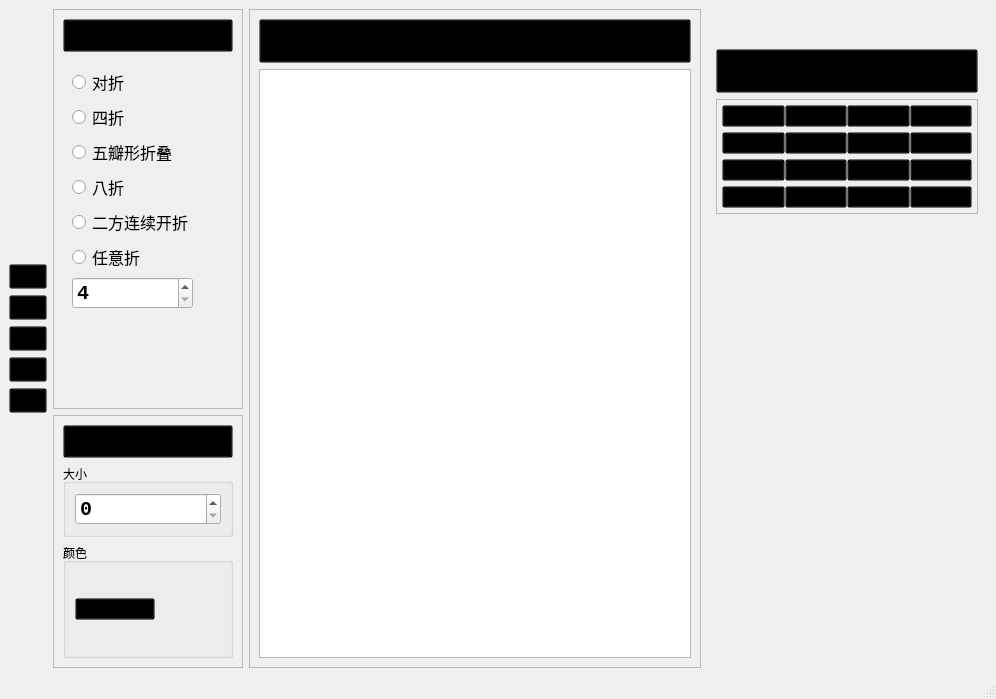
<?xml version="1.0" encoding="UTF-8"?>
<ui version="4.0">
 <class>MainWindow</class>
 <widget class="QMainWindow" name="MainWindow">
  <property name="geometry">
   <rect>
    <x>0</x>
    <y>0</y>
    <width>996</width>
    <height>690</height>
   </rect>
  </property>
  <property name="windowTitle">
   <string>MainWindow</string>
  </property>
  <widget class="QWidget" name="centralwidget">
   <layout class="QHBoxLayout" name="horizontalLayout">
    <item>
     <layout class="QVBoxLayout" name="verticalLayout">
      <property name="sizeConstraint">
       <enum>QLayout::SetMinimumSize</enum>
      </property>
      <item>
       <spacer name="verticalSpacer">
        <property name="orientation">
         <enum>Qt::Vertical</enum>
        </property>
        <property name="sizeHint" stdset="0">
         <size>
          <width>20</width>
          <height>40</height>
         </size>
        </property>
       </spacer>
      </item>
      <item>
       <widget class="QToolButton" name="toolButton">
        <property name="sizePolicy">
         <sizepolicy hsizetype="Fixed" vsizetype="Fixed">
          <horstretch>0</horstretch>
          <verstretch>0</verstretch>
         </sizepolicy>
        </property>
        <property name="cursor">
         <cursorShape>PointingHandCursor</cursorShape>
        </property>
        <property name="styleSheet">
         <string notr="true">background-color: transparent;</string>
        </property>
        <property name="text">
         <string>文件</string>
        </property>
        <property name="icon">
         <iconset>
          <normaloff>E:/ENTERTAIN/Picture/icon/file.png</normaloff>
          <selectedon>E:/ENTERTAIN/Picture/icon/file_s.png</selectedon>E:/ENTERTAIN/Picture/icon/file.png</iconset>
        </property>
        <property name="iconSize">
         <size>
          <width>48</width>
          <height>48</height>
         </size>
        </property>
        <property name="checkable">
         <bool>false</bool>
        </property>
        <property name="toolButtonStyle">
         <enum>Qt::ToolButtonTextUnderIcon</enum>
        </property>
        <property name="arrowType">
         <enum>Qt::NoArrow</enum>
        </property>
       </widget>
      </item>
      <item>
       <widget class="QToolButton" name="toolButton_2">
        <property name="cursor">
         <cursorShape>PointingHandCursor</cursorShape>
        </property>
        <property name="styleSheet">
         <string notr="true">background-color: transparent;</string>
        </property>
        <property name="text">
         <string>创作</string>
        </property>
        <property name="icon">
         <iconset>
          <normaloff>E:/ENTERTAIN/Picture/icon/create_s.png</normaloff>E:/ENTERTAIN/Picture/icon/create_s.png</iconset>
        </property>
        <property name="iconSize">
         <size>
          <width>48</width>
          <height>48</height>
         </size>
        </property>
        <property name="checkable">
         <bool>false</bool>
        </property>
        <property name="toolButtonStyle">
         <enum>Qt::ToolButtonTextUnderIcon</enum>
        </property>
       </widget>
      </item>
      <item>
       <widget class="QToolButton" name="simulateBtn">
        <property name="cursor">
         <cursorShape>PointingHandCursor</cursorShape>
        </property>
        <property name="styleSheet">
         <string notr="true">background-color: transparent;</string>
        </property>
        <property name="text">
         <string>仿真</string>
        </property>
        <property name="icon">
         <iconset>
          <normaloff>E:/ENTERTAIN/Picture/icon/sim.png</normaloff>E:/ENTERTAIN/Picture/icon/sim.png</iconset>
        </property>
        <property name="iconSize">
         <size>
          <width>48</width>
          <height>48</height>
         </size>
        </property>
        <property name="checkable">
         <bool>false</bool>
        </property>
        <property name="toolButtonStyle">
         <enum>Qt::ToolButtonTextUnderIcon</enum>
        </property>
       </widget>
      </item>
      <item>
       <widget class="QToolButton" name="uploadBtn">
        <property name="cursor">
         <cursorShape>PointingHandCursor</cursorShape>
        </property>
        <property name="styleSheet">
         <string notr="true">background-color: transparent;</string>
        </property>
        <property name="text">
         <string>导出</string>
        </property>
        <property name="icon">
         <iconset>
          <normaloff>E:/ENTERTAIN/Picture/icon/out.png</normaloff>
          <activeon>E:/ENTERTAIN/Picture/icon/out_s.png</activeon>
          <selectedon>E:/ENTERTAIN/Picture/icon/out_s.png</selectedon>E:/ENTERTAIN/Picture/icon/out.png</iconset>
        </property>
        <property name="iconSize">
         <size>
          <width>48</width>
          <height>48</height>
         </size>
        </property>
        <property name="checkable">
         <bool>false</bool>
        </property>
        <property name="toolButtonStyle">
         <enum>Qt::ToolButtonTextUnderIcon</enum>
        </property>
       </widget>
      </item>
      <item>
       <widget class="QToolButton" name="toolButton_5">
        <property name="cursor">
         <cursorShape>PointingHandCursor</cursorShape>
        </property>
        <property name="styleSheet">
         <string notr="true">background-color: transparent;</string>
        </property>
        <property name="text">
         <string>帮助</string>
        </property>
        <property name="icon">
         <iconset>
          <normaloff>E:/ENTERTAIN/Picture/icon/help.png</normaloff>
          <activeon>E:/ENTERTAIN/Picture/icon/help_s.png</activeon>
          <selectedon>E:/ENTERTAIN/Picture/icon/help_s.png</selectedon>E:/ENTERTAIN/Picture/icon/help.png</iconset>
        </property>
        <property name="iconSize">
         <size>
          <width>48</width>
          <height>48</height>
         </size>
        </property>
        <property name="checkable">
         <bool>false</bool>
        </property>
        <property name="toolButtonStyle">
         <enum>Qt::ToolButtonTextUnderIcon</enum>
        </property>
       </widget>
      </item>
      <item>
       <spacer name="verticalSpacer_2">
        <property name="orientation">
         <enum>Qt::Vertical</enum>
        </property>
        <property name="sizeHint" stdset="0">
         <size>
          <width>20</width>
          <height>40</height>
         </size>
        </property>
       </spacer>
      </item>
     </layout>
    </item>
    <item>
     <layout class="QVBoxLayout" name="verticalLayout_2">
      <item>
       <widget class="QFrame" name="frame">
        <property name="styleSheet">
         <string notr="true"/>
        </property>
        <property name="frameShape">
         <enum>QFrame::StyledPanel</enum>
        </property>
        <property name="frameShadow">
         <enum>QFrame::Sunken</enum>
        </property>
        <property name="lineWidth">
         <number>10</number>
        </property>
        <property name="midLineWidth">
         <number>5</number>
        </property>
        <layout class="QVBoxLayout" name="verticalLayout_3">
         <item>
          <widget class="QPushButton" name="pushButton">
           <property name="font">
            <font>
             <family>微软雅黑</family>
             <pointsize>13</pointsize>
            </font>
           </property>
           <property name="styleSheet">
            <string notr="true">QPushButton{background-color:transparent;}</string>
           </property>
           <property name="text">
            <string>折叠方式</string>
           </property>
           <property name="icon">
            <iconset>
             <normaloff>:/icon/E:/ENTERTAIN/Picture/icon/fold_mode.png</normaloff>:/icon/E:/ENTERTAIN/Picture/icon/fold_mode.png</iconset>
           </property>
           <property name="iconSize">
            <size>
             <width>30</width>
             <height>30</height>
            </size>
           </property>
           <property name="autoDefault">
            <bool>false</bool>
           </property>
           <property name="default">
            <bool>false</bool>
           </property>
          </widget>
         </item>
         <item>
          <widget class="QFrame" name="frame_4">
           <property name="styleSheet">
            <string notr="true"/>
           </property>
           <property name="frameShape">
            <enum>QFrame::NoFrame</enum>
           </property>
           <property name="frameShadow">
            <enum>QFrame::Plain</enum>
           </property>
           <property name="lineWidth">
            <number>2</number>
           </property>
           <layout class="QVBoxLayout" name="verticalLayout_5">
            <property name="spacing">
             <number>5</number>
            </property>
            <property name="sizeConstraint">
             <enum>QLayout::SetFixedSize</enum>
            </property>
            <property name="bottomMargin">
             <number>90</number>
            </property>
            <item>
             <widget class="QRadioButton" name="radioButton">
              <property name="font">
               <font>
                <pointsize>12</pointsize>
               </font>
              </property>
              <property name="cursor">
               <cursorShape>PointingHandCursor</cursorShape>
              </property>
              <property name="text">
               <string>对折</string>
              </property>
             </widget>
            </item>
            <item>
             <widget class="QRadioButton" name="sizheBtn">
              <property name="font">
               <font>
                <pointsize>12</pointsize>
               </font>
              </property>
              <property name="cursor">
               <cursorShape>PointingHandCursor</cursorShape>
              </property>
              <property name="text">
               <string>四折</string>
              </property>
             </widget>
            </item>
            <item>
             <widget class="QRadioButton" name="wuzheBtn">
              <property name="font">
               <font>
                <pointsize>12</pointsize>
               </font>
              </property>
              <property name="cursor">
               <cursorShape>PointingHandCursor</cursorShape>
              </property>
              <property name="text">
               <string>五瓣形折叠</string>
              </property>
             </widget>
            </item>
            <item>
             <widget class="QRadioButton" name="bazheBtn">
              <property name="font">
               <font>
                <pointsize>12</pointsize>
               </font>
              </property>
              <property name="cursor">
               <cursorShape>PointingHandCursor</cursorShape>
              </property>
              <property name="text">
               <string>八折</string>
              </property>
             </widget>
            </item>
            <item>
             <widget class="QRadioButton" name="erfangBtn">
              <property name="font">
               <font>
                <pointsize>12</pointsize>
               </font>
              </property>
              <property name="cursor">
               <cursorShape>PointingHandCursor</cursorShape>
              </property>
              <property name="text">
               <string>二方连续开折</string>
              </property>
             </widget>
            </item>
            <item>
             <widget class="QRadioButton" name="NzheBtn">
              <property name="font">
               <font>
                <pointsize>12</pointsize>
               </font>
              </property>
              <property name="text">
               <string>任意折</string>
              </property>
             </widget>
            </item>
            <item>
             <widget class="QSpinBox" name="foldNumBox">
              <property name="font">
               <font>
                <family>Consolas</family>
                <pointsize>15</pointsize>
                <weight>75</weight>
                <bold>true</bold>
                <strikeout>false</strikeout>
               </font>
              </property>
              <property name="showGroupSeparator" stdset="0">
               <bool>false</bool>
              </property>
              <property name="minimum">
               <number>4</number>
              </property>
              <property name="maximum">
               <number>16</number>
              </property>
              <property name="value">
               <number>4</number>
              </property>
             </widget>
            </item>
           </layout>
          </widget>
         </item>
        </layout>
       </widget>
      </item>
      <item>
       <widget class="QFrame" name="frame_2">
        <property name="frameShape">
         <enum>QFrame::StyledPanel</enum>
        </property>
        <property name="lineWidth">
         <number>10</number>
        </property>
        <property name="midLineWidth">
         <number>5</number>
        </property>
        <layout class="QVBoxLayout" name="verticalLayout_4">
         <item>
          <widget class="QPushButton" name="pushButton_2">
           <property name="font">
            <font>
             <family>微软雅黑</family>
             <pointsize>13</pointsize>
            </font>
           </property>
           <property name="styleSheet">
            <string notr="true">QPushButton{background-color:transparent;}</string>
           </property>
           <property name="text">
            <string>属性</string>
           </property>
           <property name="icon">
            <iconset>
             <normaloff>:/icon/E:/ENTERTAIN/Picture/icon/Property.png</normaloff>:/icon/E:/ENTERTAIN/Picture/icon/Property.png</iconset>
           </property>
           <property name="iconSize">
            <size>
             <width>30</width>
             <height>30</height>
            </size>
           </property>
          </widget>
         </item>
         <item>
          <widget class="QGroupBox" name="groupBox">
           <property name="title">
            <string>大小</string>
           </property>
           <layout class="QVBoxLayout" name="verticalLayout_6">
            <item>
             <widget class="QSpinBox" name="sizeBox">
              <property name="font">
               <font>
                <family>Consolas</family>
                <pointsize>15</pointsize>
                <weight>75</weight>
                <bold>true</bold>
               </font>
              </property>
             </widget>
            </item>
           </layout>
          </widget>
         </item>
         <item>
          <widget class="QGroupBox" name="groupBox_2">
           <property name="title">
            <string>颜色</string>
           </property>
           <layout class="QHBoxLayout" name="horizontalLayout_3">
            <property name="leftMargin">
             <number>9</number>
            </property>
            <property name="topMargin">
             <number>35</number>
            </property>
            <property name="rightMargin">
             <number>75</number>
            </property>
            <property name="bottomMargin">
             <number>35</number>
            </property>
            <item>
             <widget class="QPushButton" name="colorBtn">
              <property name="sizePolicy">
               <sizepolicy hsizetype="Preferred" vsizetype="Preferred">
                <horstretch>0</horstretch>
                <verstretch>0</verstretch>
               </sizepolicy>
              </property>
              <property name="cursor">
               <cursorShape>PointingHandCursor</cursorShape>
              </property>
              <property name="styleSheet">
               <string notr="true">background:transparent;</string>
              </property>
              <property name="text">
               <string>█ </string>
              </property>
             </widget>
            </item>
           </layout>
          </widget>
         </item>
        </layout>
       </widget>
      </item>
     </layout>
    </item>
    <item>
     <widget class="QFrame" name="frame_5">
      <property name="frameShape">
       <enum>QFrame::StyledPanel</enum>
      </property>
      <property name="frameShadow">
       <enum>QFrame::Raised</enum>
      </property>
      <layout class="QVBoxLayout" name="verticalLayout_7">
       <item>
        <widget class="QPushButton" name="pushButton_3">
         <property name="font">
          <font>
           <family>微软雅黑</family>
           <pointsize>18</pointsize>
          </font>
         </property>
         <property name="styleSheet">
          <string notr="true">QPushButton{background-color:transparent;}</string>
         </property>
         <property name="text">
          <string>创作区</string>
         </property>
         <property name="icon">
          <iconset>
           <normaloff>:/icon/E:/ENTERTAIN/Picture/icon/create_zone.png</normaloff>:/icon/E:/ENTERTAIN/Picture/icon/create_zone.png</iconset>
         </property>
         <property name="iconSize">
          <size>
           <width>40</width>
           <height>40</height>
          </size>
         </property>
        </widget>
       </item>
       <item>
        <widget class="QGraphicsView" name="graphicsView"/>
       </item>
      </layout>
     </widget>
    </item>
    <item>
     <widget class="QWidget" name="widget_3" native="true">
      <layout class="QVBoxLayout" name="verticalLayout_8">
       <property name="topMargin">
        <number>40</number>
       </property>
       <property name="bottomMargin">
        <number>40</number>
       </property>
       <item>
        <widget class="QPushButton" name="pushButton_4">
         <property name="font">
          <font>
           <family>微软雅黑</family>
           <pointsize>18</pointsize>
          </font>
         </property>
         <property name="styleSheet">
          <string notr="true">QPushButton{background-color:transparent;}</string>
         </property>
         <property name="text">
          <string>纹样库</string>
         </property>
         <property name="icon">
          <iconset>
           <normaloff>:/icon/E:/ENTERTAIN/Picture/icon/Pattern.png</normaloff>:/icon/E:/ENTERTAIN/Picture/icon/Pattern.png</iconset>
         </property>
         <property name="iconSize">
          <size>
           <width>40</width>
           <height>40</height>
          </size>
         </property>
        </widget>
       </item>
       <item>
        <widget class="QFrame" name="BtnFrame">
         <property name="sizePolicy">
          <sizepolicy hsizetype="Preferred" vsizetype="Maximum">
           <horstretch>0</horstretch>
           <verstretch>0</verstretch>
          </sizepolicy>
         </property>
         <property name="minimumSize">
          <size>
           <width>0</width>
           <height>96</height>
          </size>
         </property>
         <property name="baseSize">
          <size>
           <width>0</width>
           <height>0</height>
          </size>
         </property>
         <property name="frameShape">
          <enum>QFrame::StyledPanel</enum>
         </property>
         <property name="frameShadow">
          <enum>QFrame::Raised</enum>
         </property>
         <layout class="QGridLayout" name="gridLayout">
          <property name="leftMargin">
           <number>5</number>
          </property>
          <property name="topMargin">
           <number>5</number>
          </property>
          <property name="rightMargin">
           <number>5</number>
          </property>
          <property name="bottomMargin">
           <number>5</number>
          </property>
          <property name="horizontalSpacing">
           <number>0</number>
          </property>
          <property name="verticalSpacing">
           <number>5</number>
          </property>
          <item row="0" column="4">
           <widget class="QPushButton" name="willowBtn">
            <property name="cursor">
             <cursorShape>PointingHandCursor</cursorShape>
            </property>
            <property name="styleSheet">
             <string notr="true">background:transparent;</string>
            </property>
            <property name="text">
             <string/>
            </property>
            <property name="icon">
             <iconset>
              <normaloff>:/icon/E:/ENTERTAIN/Picture/icon/4.png</normaloff>:/icon/E:/ENTERTAIN/Picture/icon/4.png</iconset>
            </property>
            <property name="iconSize">
             <size>
              <width>60</width>
              <height>60</height>
             </size>
            </property>
           </widget>
          </item>
          <item row="1" column="2">
           <widget class="QPushButton" name="flowerBtn">
            <property name="cursor">
             <cursorShape>PointingHandCursor</cursorShape>
            </property>
            <property name="styleSheet">
             <string notr="true">QPushButton{background:transparent;}</string>
            </property>
            <property name="text">
             <string/>
            </property>
            <property name="icon">
             <iconset>
              <normaloff>:/icon/E:/ENTERTAIN/Picture/icon/flower.png</normaloff>:/icon/E:/ENTERTAIN/Picture/icon/flower.png</iconset>
            </property>
            <property name="iconSize">
             <size>
              <width>60</width>
              <height>60</height>
             </size>
            </property>
           </widget>
          </item>
          <item row="2" column="1">
           <widget class="QPushButton" name="triangleBtn">
            <property name="cursor">
             <cursorShape>PointingHandCursor</cursorShape>
            </property>
            <property name="styleSheet">
             <string notr="true">QPushButton{background:transparent;}</string>
            </property>
            <property name="text">
             <string/>
            </property>
            <property name="icon">
             <iconset>
              <normaloff>:/icon/E:/ENTERTAIN/Picture/icon/triangle.png</normaloff>:/icon/E:/ENTERTAIN/Picture/icon/triangle.png</iconset>
            </property>
            <property name="iconSize">
             <size>
              <width>60</width>
              <height>60</height>
             </size>
            </property>
           </widget>
          </item>
          <item row="2" column="3">
           <widget class="QPushButton" name="willow2Btn">
            <property name="cursor">
             <cursorShape>PointingHandCursor</cursorShape>
            </property>
            <property name="styleSheet">
             <string notr="true">QPushButton{background:transparent;}</string>
            </property>
            <property name="text">
             <string/>
            </property>
            <property name="icon">
             <iconset>
              <normaloff>:/icon/E:/ENTERTAIN/Picture/icon/willow2.png</normaloff>:/icon/E:/ENTERTAIN/Picture/icon/willow2.png</iconset>
            </property>
            <property name="iconSize">
             <size>
              <width>60</width>
              <height>60</height>
             </size>
            </property>
           </widget>
          </item>
          <item row="1" column="3">
           <widget class="QPushButton" name="curveBtn">
            <property name="cursor">
             <cursorShape>PointingHandCursor</cursorShape>
            </property>
            <property name="styleSheet">
             <string notr="true">QPushButton{background:transparent;}</string>
            </property>
            <property name="text">
             <string/>
            </property>
            <property name="icon">
             <iconset>
              <normaloff>:/icon/E:/ENTERTAIN/Picture/icon/curve.png</normaloff>:/icon/E:/ENTERTAIN/Picture/icon/curve.png</iconset>
            </property>
            <property name="iconSize">
             <size>
              <width>60</width>
              <height>60</height>
             </size>
            </property>
           </widget>
          </item>
          <item row="1" column="1">
           <widget class="QPushButton" name="waterBtn">
            <property name="cursor">
             <cursorShape>PointingHandCursor</cursorShape>
            </property>
            <property name="styleSheet">
             <string notr="true">QPushButton{background:transparent;}</string>
            </property>
            <property name="text">
             <string/>
            </property>
            <property name="icon">
             <iconset>
              <normaloff>:/icon/E:/ENTERTAIN/Picture/icon/water.png</normaloff>:/icon/E:/ENTERTAIN/Picture/icon/water.png</iconset>
            </property>
            <property name="iconSize">
             <size>
              <width>60</width>
              <height>60</height>
             </size>
            </property>
           </widget>
          </item>
          <item row="0" column="1">
           <widget class="QPushButton" name="roundHoleBtn">
            <property name="cursor">
             <cursorShape>PointingHandCursor</cursorShape>
            </property>
            <property name="styleSheet">
             <string notr="true">QPushButton{background:transparent;}</string>
            </property>
            <property name="text">
             <string/>
            </property>
            <property name="icon">
             <iconset>
              <normaloff>:/icon/E:/ENTERTAIN/Picture/icon/round.png</normaloff>:/icon/E:/ENTERTAIN/Picture/icon/round.png</iconset>
            </property>
            <property name="iconSize">
             <size>
              <width>60</width>
              <height>60</height>
             </size>
            </property>
           </widget>
          </item>
          <item row="0" column="3">
           <widget class="QPushButton" name="commaBtn">
            <property name="cursor">
             <cursorShape>PointingHandCursor</cursorShape>
            </property>
            <property name="styleSheet">
             <string notr="true">background:transparent;</string>
            </property>
            <property name="text">
             <string/>
            </property>
            <property name="icon">
             <iconset>
              <normaloff>:/icon/E:/ENTERTAIN/Picture/icon/3.png</normaloff>:/icon/E:/ENTERTAIN/Picture/icon/3.png</iconset>
            </property>
            <property name="iconSize">
             <size>
              <width>60</width>
              <height>60</height>
             </size>
            </property>
           </widget>
          </item>
          <item row="1" column="4">
           <widget class="QPushButton" name="flower2Btn">
            <property name="cursor">
             <cursorShape>PointingHandCursor</cursorShape>
            </property>
            <property name="styleSheet">
             <string notr="true">QPushButton{background:transparent;}</string>
            </property>
            <property name="text">
             <string/>
            </property>
            <property name="icon">
             <iconset>
              <normaloff>:/icon/E:/ENTERTAIN/Picture/icon/flower2.png</normaloff>:/icon/E:/ENTERTAIN/Picture/icon/flower2.png</iconset>
            </property>
            <property name="iconSize">
             <size>
              <width>60</width>
              <height>60</height>
             </size>
            </property>
           </widget>
          </item>
          <item row="0" column="2">
           <widget class="QPushButton" name="moonBtn">
            <property name="cursor">
             <cursorShape>PointingHandCursor</cursorShape>
            </property>
            <property name="styleSheet">
             <string notr="true">background:transparent;</string>
            </property>
            <property name="text">
             <string/>
            </property>
            <property name="icon">
             <iconset>
              <normaloff>:/icon/E:/ENTERTAIN/Picture/icon/moon.png</normaloff>:/icon/E:/ENTERTAIN/Picture/icon/moon.png</iconset>
            </property>
            <property name="iconSize">
             <size>
              <width>60</width>
              <height>60</height>
             </size>
            </property>
           </widget>
          </item>
          <item row="2" column="2">
           <widget class="QPushButton" name="flower3Btn">
            <property name="cursor">
             <cursorShape>PointingHandCursor</cursorShape>
            </property>
            <property name="styleSheet">
             <string notr="true">QPushButton{background:transparent;}</string>
            </property>
            <property name="text">
             <string/>
            </property>
            <property name="icon">
             <iconset>
              <normaloff>:/icon/E:/ENTERTAIN/Picture/icon/flower3.png</normaloff>:/icon/E:/ENTERTAIN/Picture/icon/flower3.png</iconset>
            </property>
            <property name="iconSize">
             <size>
              <width>60</width>
              <height>60</height>
             </size>
            </property>
           </widget>
          </item>
          <item row="2" column="4">
           <widget class="QPushButton" name="edgeBtn">
            <property name="cursor">
             <cursorShape>PointingHandCursor</cursorShape>
            </property>
            <property name="styleSheet">
             <string notr="true">QPushButton{background:transparent;}QPushButton{background:transparent;}</string>
            </property>
            <property name="text">
             <string/>
            </property>
            <property name="icon">
             <iconset>
              <normaloff>:/icon/E:/ENTERTAIN/Picture/icon/edge.png</normaloff>:/icon/E:/ENTERTAIN/Picture/icon/edge.png</iconset>
            </property>
            <property name="iconSize">
             <size>
              <width>60</width>
              <height>60</height>
             </size>
            </property>
           </widget>
          </item>
          <item row="3" column="1">
           <widget class="QPushButton" name="sawtoothBtn">
            <property name="cursor">
             <cursorShape>PointingHandCursor</cursorShape>
            </property>
            <property name="styleSheet">
             <string notr="true">QPushButton{background:transparent;}</string>
            </property>
            <property name="text">
             <string/>
            </property>
            <property name="icon">
             <iconset>
              <normaloff>:/icon/E:/ENTERTAIN/Picture/icon/sawtooth.png</normaloff>:/icon/E:/ENTERTAIN/Picture/icon/sawtooth.png</iconset>
            </property>
            <property name="iconSize">
             <size>
              <width>60</width>
              <height>60</height>
             </size>
            </property>
           </widget>
          </item>
          <item row="3" column="2">
           <widget class="QPushButton" name="sawtooth2Btn">
            <property name="cursor">
             <cursorShape>PointingHandCursor</cursorShape>
            </property>
            <property name="styleSheet">
             <string notr="true">QPushButton{background:transparent;}</string>
            </property>
            <property name="text">
             <string/>
            </property>
            <property name="icon">
             <iconset>
              <normaloff>:/icon/E:/ENTERTAIN/Picture/icon/sawtooth2.png</normaloff>:/icon/E:/ENTERTAIN/Picture/icon/sawtooth2.png</iconset>
            </property>
            <property name="iconSize">
             <size>
              <width>60</width>
              <height>60</height>
             </size>
            </property>
           </widget>
          </item>
          <item row="3" column="3">
           <widget class="QPushButton" name="moon2Btn">
            <property name="cursor">
             <cursorShape>PointingHandCursor</cursorShape>
            </property>
            <property name="styleSheet">
             <string notr="true">QPushButton{background:transparent;}</string>
            </property>
            <property name="text">
             <string/>
            </property>
            <property name="icon">
             <iconset>
              <normaloff>:/icon/E:/ENTERTAIN/Picture/icon/moon2.png</normaloff>:/icon/E:/ENTERTAIN/Picture/icon/moon2.png</iconset>
            </property>
            <property name="iconSize">
             <size>
              <width>60</width>
              <height>60</height>
             </size>
            </property>
           </widget>
          </item>
          <item row="3" column="4">
           <widget class="QPushButton" name="sawtooth3Btn">
            <property name="cursor">
             <cursorShape>PointingHandCursor</cursorShape>
            </property>
            <property name="styleSheet">
             <string notr="true">QPushButton{background:transparent;}</string>
            </property>
            <property name="text">
             <string/>
            </property>
            <property name="icon">
             <iconset>
              <normaloff>:/icon/E:/ENTERTAIN/Picture/icon/sawtooth3.png</normaloff>:/icon/E:/ENTERTAIN/Picture/icon/sawtooth3.png</iconset>
            </property>
            <property name="iconSize">
             <size>
              <width>60</width>
              <height>60</height>
             </size>
            </property>
           </widget>
          </item>
         </layout>
        </widget>
       </item>
       <item>
        <spacer name="verticalSpacer_3">
         <property name="orientation">
          <enum>Qt::Vertical</enum>
         </property>
         <property name="sizeHint" stdset="0">
          <size>
           <width>20</width>
           <height>40</height>
          </size>
         </property>
        </spacer>
       </item>
       <item>
        <spacer name="horizontalSpacer">
         <property name="orientation">
          <enum>Qt::Horizontal</enum>
         </property>
         <property name="sizeType">
          <enum>QSizePolicy::Fixed</enum>
         </property>
         <property name="sizeHint" stdset="0">
          <size>
           <width>262</width>
           <height>20</height>
          </size>
         </property>
        </spacer>
       </item>
      </layout>
     </widget>
    </item>
   </layout>
  </widget>
  <widget class="QMenuBar" name="menubar">
   <property name="geometry">
    <rect>
     <x>0</x>
     <y>0</y>
     <width>996</width>
     <height>23</height>
    </rect>
   </property>
  </widget>
  <widget class="QStatusBar" name="statusbar"/>
 </widget>
 <resources/>
 <connections/>
</ui>
